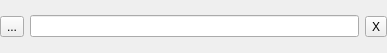
<?xml version="1.0" encoding="UTF-8"?>
<ui version="4.0">
 <class>Form</class>
 <widget class="QWidget" name="Form">
  <property name="geometry">
   <rect>
    <x>0</x>
    <y>0</y>
    <width>387</width>
    <height>53</height>
   </rect>
  </property>
  <property name="sizePolicy">
   <sizepolicy hsizetype="Maximum" vsizetype="Maximum">
    <horstretch>0</horstretch>
    <verstretch>0</verstretch>
   </sizepolicy>
  </property>
  <property name="windowTitle">
   <string>Form</string>
  </property>
  <layout class="QHBoxLayout" name="horizontalLayout">
   <property name="leftMargin">
    <number>0</number>
   </property>
   <property name="topMargin">
    <number>0</number>
   </property>
   <property name="rightMargin">
    <number>0</number>
   </property>
   <property name="bottomMargin">
    <number>0</number>
   </property>
   <item>
    <widget class="QToolButton" name="child_button">
     <property name="text">
      <string>...</string>
     </property>
    </widget>
   </item>
   <item>
    <widget class="QLineEdit" name="line_edit">
     <property name="sizePolicy">
      <sizepolicy hsizetype="Preferred" vsizetype="Fixed">
       <horstretch>0</horstretch>
       <verstretch>0</verstretch>
      </sizepolicy>
     </property>
    </widget>
   </item>
   <item>
    <widget class="QToolButton" name="del_button">
     <property name="sizePolicy">
      <sizepolicy hsizetype="Fixed" vsizetype="Fixed">
       <horstretch>0</horstretch>
       <verstretch>0</verstretch>
      </sizepolicy>
     </property>
     <property name="baseSize">
      <size>
       <width>0</width>
       <height>0</height>
      </size>
     </property>
     <property name="toolTip">
      <string>Delete item</string>
     </property>
     <property name="text">
      <string>X</string>
     </property>
    </widget>
   </item>
  </layout>
 </widget>
 <resources/>
 <connections/>
</ui>
